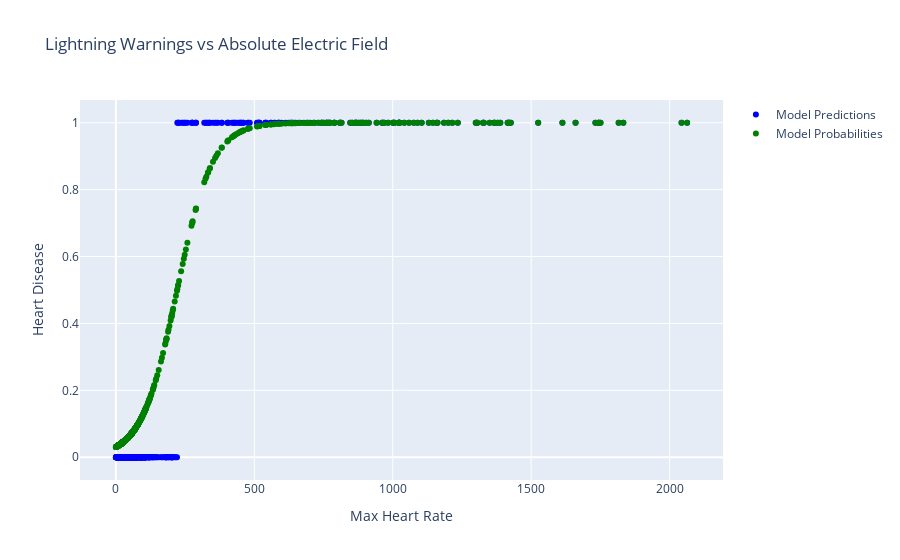

The cell this chart's notebook holds for it:
### Markdown cell above
**Model Performance (Test Set)**

### Code cell
fig = go.Figure()

fig.add_trace(go.Scatter(x=predictions_df['Abs_Efield'], y=predictions_df['SK Learn Prediction'],
                         mode='markers', name='Model Predictions', marker={'color':'blue'}))
fig.add_trace(go.Scatter(x=predictions_df['Abs_Efield'], y=predictions_df['Sk Learn Probability'],
                         mode='markers', name='Model Probabilities', marker={'color':'green'}))
fig.update_layout(
    title="Lightning Warnings vs Absolute Electric Field",
    xaxis_title="Max Heart Rate",
    yaxis_title="Heart Disease"
)

fig.show()

### Figure 1 — Plotly figure (JSON) as saved in the notebook; plotly's stock layout.template omitted (floating-point values rounded to 4 significant figures; data arrays with more than 128 entries replaced by an {"elided": "..."} marker saying what was removed)
{"data": [{"marker": {"color": "blue"}, "mode": "markers", "name": "Model Predictions", "type": "scatter", "x": {"elided": "2286 float values"}, "y": {"elided": "2286 int values"}}, {"marker": {"color": "green"}, "mode": "markers", "name": "Model Probabilities", "type": "scatter", "x": {"elided": "2286 float values"}, "y": {"elided": "2286 float values"}}], "layout": {"title": {"text": "Lightning Warnings vs Absolute Electric Field"}, "xaxis": {"title": {"text": "Max Heart Rate"}}, "yaxis": {"title": {"text": "Heart Disease"}}}}
